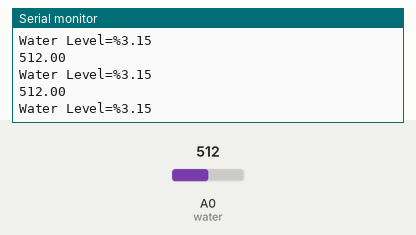
Bench run of a sketch on a simulated Arduino Uno, built with avr-gcc and run on an emulated ATmega328P. Shown: the last lines printed to the serial monitor. The test bench sets the inputs (shaded band); at power-on: A0 (water) = 512.

Above: at 1.3 s.
1.4 s: A0 (water) set to 716
At 1.81 s:
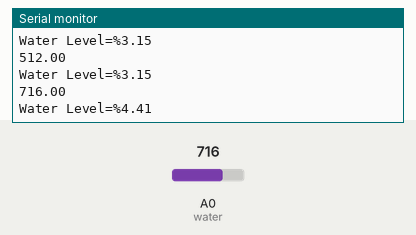
2.9 s: A0 (water) set to 900
At 3.32 s:
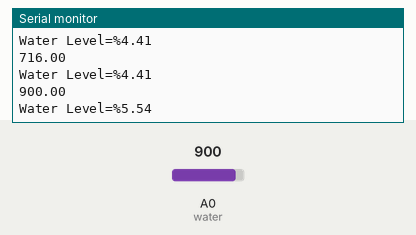
Timing chart, 0 to 5.9 s (numbered marks = the images above; inputs shaded):
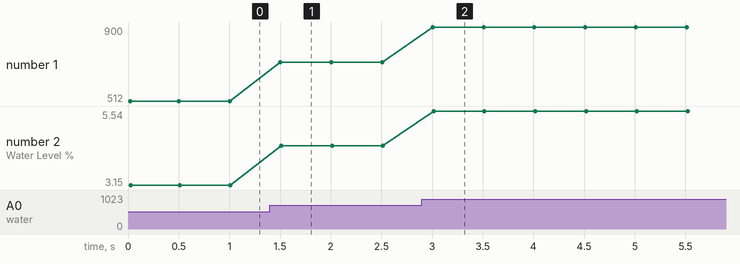

The sketch:

Water_level.ino
```cpp
/*
 * Author: SMRAZA KEEN
 * Date:2016/6/29
 * IDE V1.6.9
 * Email:TechnicSmraza@outlook.com
 * Function:
 */
int water = A0;
double val;
double count;
void setup()
{
  Serial.begin(9600);
  Serial.print("Welcome to ");
  Serial.println("Smraza");
}
void loop()
{
  val=analogRead(water);
  Serial.println(val);
  count=(val/650)*4;
  Serial.print("Water Level=%");
  Serial.println(count);
  delay(500);
}
```

Measured:
- after the input at 1.4 s, the serial monitor: prints a new line after 0.10 s (image 1)
- after the input at 2.9 s, the serial monitor: prints a new line after 0.11 s (image 2)
- plotted number 1: 512 → 716 after the input at 1.4 s, 716 → 900 after the input at 2.9 s
- plotted number 2: 3.15 → 4.41 after the input at 1.4 s, 4.41 → 5.54 after the input at 2.9 s
